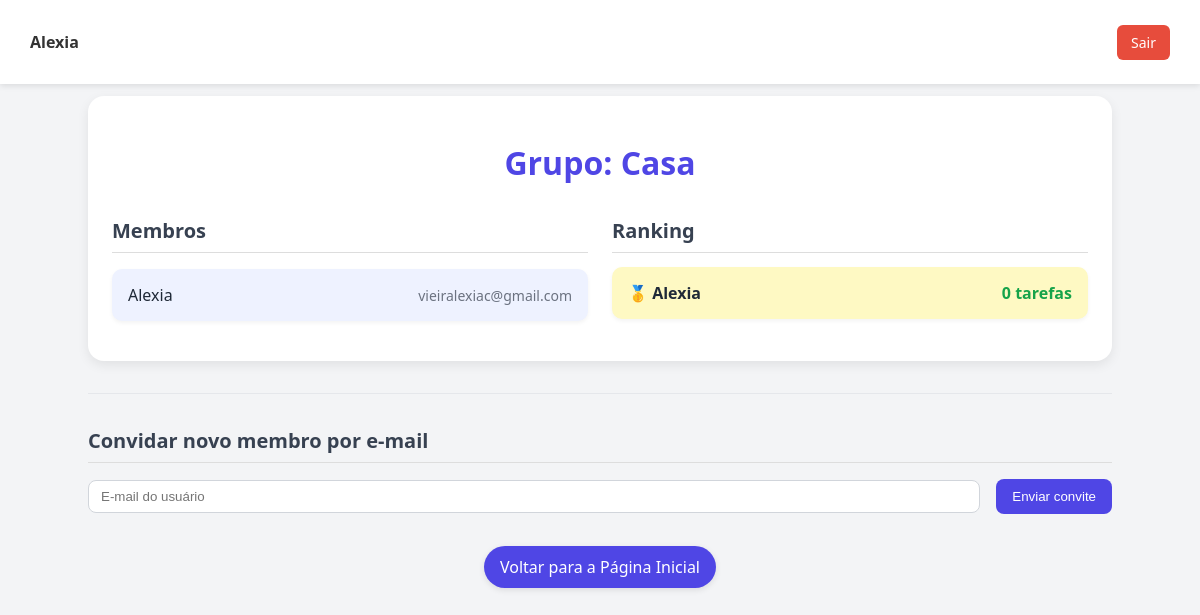
The page /grupo (signed in) on the database its author committed.
### models.py (models this page shows)
class Usuario(UserMixin, db.Model):
    id = db.Column(db.Integer, primary_key=True)
    nome = db.Column(db.String(100), nullable=False)
    email = db.Column(db.String(150), unique=True, nullable=False)
    senha = db.Column(db.String(200), nullable=False)
    grupo_id = db.Column(db.Integer, db.ForeignKey('grupo.id'), nullable=False)
    avatar = db.Column(db.String(200), nullable=True)
    bio = db.Column(db.Text, nullable=True)
    rede_social = db.Column(db.String(255), nullable=True)
    seguindo = db.relationship(
        'Usuario',
        secondary=seguidores,
        primaryjoin=(seguidores.c.seguidor_id == id),
        secondaryjoin=(seguidores.c.seguido_id == id),
        backref=db.backref('seguidores', lazy='dynamic'),
        lazy='dynamic'
    )

class Grupo(db.Model):
    id = db.Column(db.Integer, primary_key=True)
    nome = db.Column(db.String(100), unique=True, nullable=False)
    usuarios = db.relationship('Usuario', backref='grupo', lazy=True)
    tarefas = db.relationship("Tarefa", backref="grupo", lazy=True)
    __table_args__ = (
        db.UniqueConstraint('nome', name='uq_grupo_nome'),
    )

### app.py (the view)
@app.route("/grupo")
@login_required
def grupo():
    grupo = current_user.grupo
    membros = db.session.query(
        Usuario,
        func.count(Tarefa.id).label('tarefas_concluidas')
    ).outerjoin(Tarefa, Tarefa.concluida_por == Usuario.id) \
     .filter(Usuario.grupo_id == grupo.id) \
     .group_by(Usuario.id) \
     .order_by(func.count(Tarefa.id).desc()) \
     .all()
    ranking = [
        (membro.nome, pontos)
        for membro, pontos in membros
    ]
    return render_template("grupo.html", grupo=grupo, membros=membros, ranking=ranking)

### app.py (called while the page is built)
@login_manager.user_loader
def load_user(user_id):
    return Usuario.query.get(int(user_id))

### templates/grupo.html (shortened to what this page needs)
<!DOCTYPE html>
<html lang="pt-br">
<head>
  <link rel="stylesheet" href="{{ url_for('static', filename='css/grupo.css') }}" />
</head>
<body>
  <div class="top-bar">
    {% if current_user.is_authenticated %}
        <div class="navbar-user">
            <span class="user-welcome">{{ current_user.nome }} </span>
        </div>
    {% endif %}
    <a class="logout-btn" href="{{ url_for('logout') }}">Sair</a>
  </div>
  <div class="container">
    <div class="card">
      <h1>Grupo: {{ grupo.nome }}</h1>
      <div class="grid">
        <div>
          <h2>Membros</h2>
          <ul style="list-style: none; padding: 0;">
            {% for membro, pontuacao in membros %}
              <li class="membro-item">
                <span>{{ membro.nome }}</span>
                <span style="font-size: 0.875rem; color: #6b7280;">{{ membro.email }}</span>
              </li>
            {% endfor %}
          </ul>
        </div>
        <div>
          <h2>Ranking</h2>
          <ol style="list-style: decimal inside; padding: 0; margin: 0;">
            {% for usuario_nome, tarefas_concluidas in ranking %}
              {% set i = loop.index %}
              <li class="ranking-item {% if usuario_nome == current_user.nome %}highlight{% else %}normal{% endif %}">
                <span>
                  {% if i == 1 %}🥇{% elif i == 2 %}🥈{% elif i == 3 %}🥉{% endif %}
                  {{ usuario_nome }}
                </span>
                <span class="tarefas">{{ tarefas_concluidas }} tarefas</span>
              </li>
            {% endfor %}
          </ol>
        </div>
      </div>
    </div>
    <div style="margin-top: 2rem; border-top: 1px solid #e5e7eb; padding-top: 1rem;">
        <h2 style="margin-bottom: 1rem;">Convidar novo membro por e-mail</h2>
        <form action="{{ url_for('enviar_convite') }}" method="POST" class="form-convite">
        <input
            type="email"
            name="email"
            placeholder="E-mail do usuário"
            required
        />
        <button type="submit">Enviar convite</button>
        </form>
    </div>
    <div class="text-center">
        <a href="{{ url_for('index') }}" class="btn-voltar">Voltar para a Página Inicial</a>
    </div>
  </div>
</body>
</html>

### static/css/grupo.css (style rules this page uses)
body { background-color: #f3f4f6; min-height: 100vh; color: #1f2937; font-family: 'Segoe UI', sans-serif; margin: 0; padding: 0; }
.top-bar { position: fixed; top: 0; left: 0; right: 0; height: 60px; background-color: #ffffff; padding: 12px 30px; box-shadow: 0 2px 6px rgba(0, 0, 0, 0.1); z-index: 1000; display: flex; justify-content: space-between; align-items: center; }
.navbar-user { display: flex; align-items: center; gap: 12px; }
.user-welcome { font-size: 16px; font-weight: 600; color: #333; }
.logout-btn { background-color: #e74c3c; color: white; padding: 8px 14px; text-decoration: none; border-radius: 6px; font-size: 14px; transition: background-color 0.3s; white-space: nowrap; }
.container { max-width: 1024px; margin: 0 auto; padding: 6rem 1.5rem 2rem; }
.card { background-color: white; border-radius: 16px; padding: 24px; margin-bottom: 24px; box-shadow: 0 4px 12px rgba(0,0,0,0.08); }
h1 { font-size: 2rem; font-weight: bold; color: #4f46e5; text-align: center; margin-bottom: 1rem; }
h2 { font-size: 1.25rem; font-weight: 600; color: #374151; border-bottom: 1px solid #ddd; padding-bottom: 0.5rem; margin-bottom: 0.5rem; }
.grid { display: grid; gap: 24px; }
@media (min-width: 768px) { .grid { grid-template-columns: repeat(2, 1fr); } }
.membro-item { background-color: #eef2ff; padding: 15px 16px; border-radius: 10px; box-shadow: 0 2px 4px rgba(0,0,0,0.05); display: flex; justify-content: space-between; align-items: center; margin-bottom: 10px; }
.ranking-item { padding: 15px 16px; border-radius: 10px; box-shadow: 0 2px 4px rgba(0,0,0,0.05); display: flex; justify-content: space-between; align-items: center; margin-bottom: 10px; margin-top: 14px; }
.ranking-item.highlight { background-color: #fef9c3; font-weight: 600; }
.tarefas { color: #16a34a; font-weight: bold; }
.form-convite { display: flex; flex-direction: column; gap: 16px; }
@media (min-width: 640px) { .form-convite { flex-direction: row; align-items: center; } }
.form-convite input { border: 1px solid #d1d5db; border-radius: 8px; padding: 8px 12px; flex-grow: 1; }
.form-convite button { background-color: #4f46e5; color: white; padding: 10px 16px; border: none; border-radius: 8px; cursor: pointer; transition: background-color 0.2s ease-in-out; }
.btn-voltar { display: block; margin: 2rem auto 0 auto; background-color: #4f46e5; color: white; padding: 10px 16px; border-radius: 999px; text-decoration: none; box-shadow: 0 2px 6px rgba(0, 0, 0, 0.1); transition: background-color 0.2s ease-in-out; width: fit-content; }

### rows shown on the page
Usuario: nome "Alexia", email "vieiralexiac@gmail.com", tarefas_concluidas "0"
Grupo: nome "Casa"
